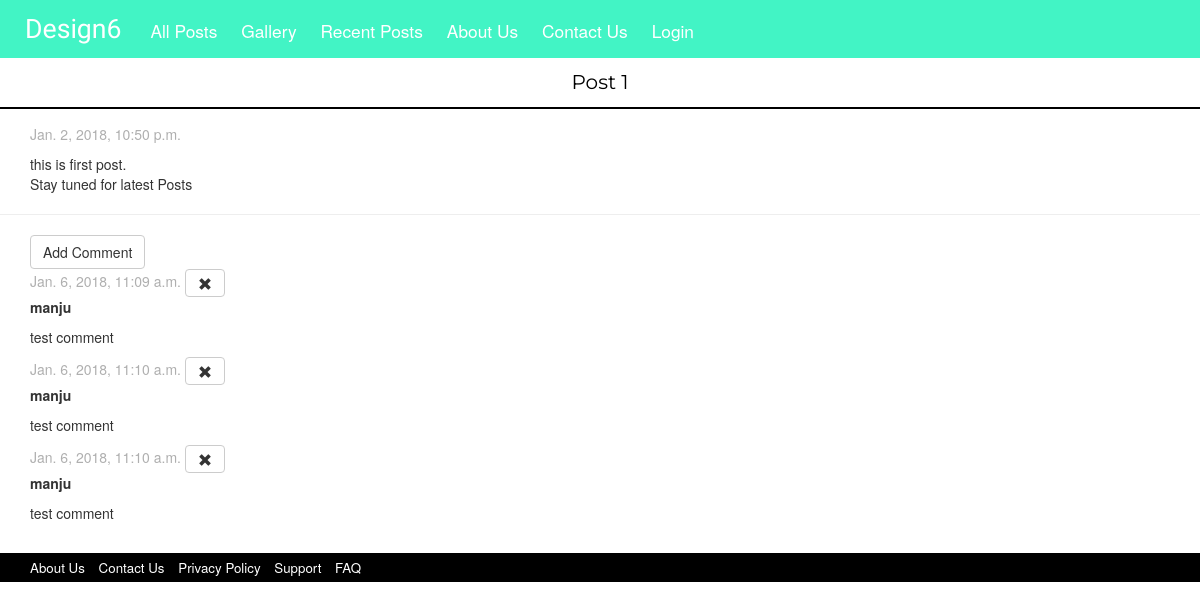
/post/1/, run on an earlier commit of the app's database.
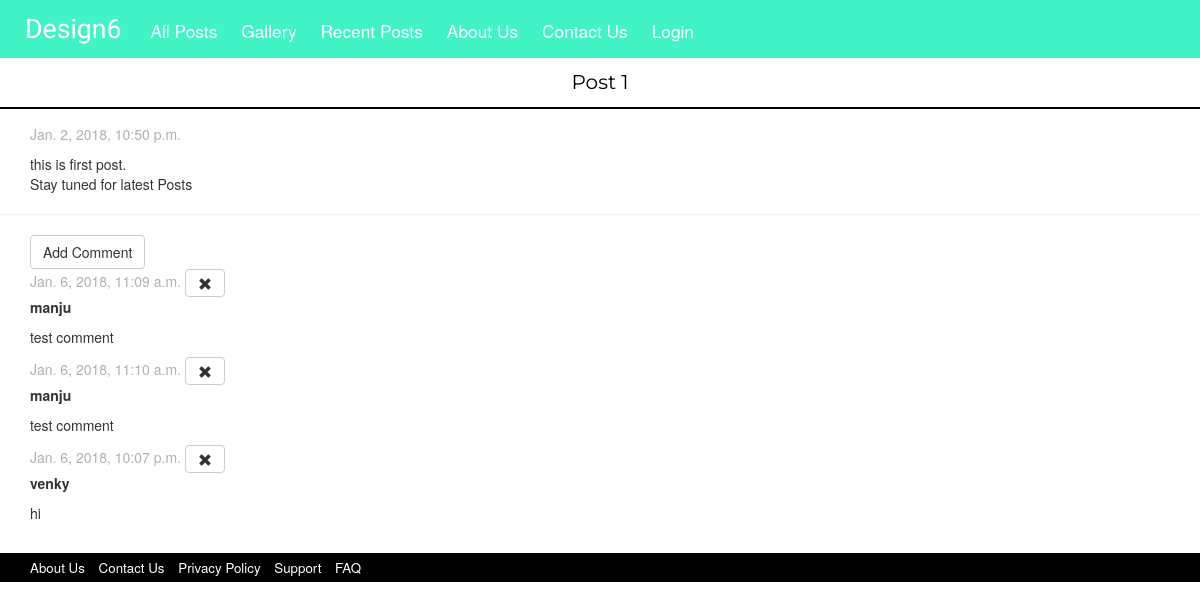
And on a later commit of the database.
### design6/models.py (models this page shows, shortened)
class Post(models.Model):
	author = models.ForeignKey('auth.User')
	title = models.CharField(max_length=200)
	text = models.TextField()
	created_date = models.DateTimeField(default=timezone.now)
	published_date = models.DateTimeField(default=timezone.now)

class Comment(models.Model):
	post = models.ForeignKey('design6.Post', related_name='comments')
	author = models.CharField(max_length=200)
	text = models.TextField()
	created_date = models.DateTimeField(default=timezone.now)

### design6/views.py (the view)
# urls.py: url(r'^post/(?P<pk>\d+)/$', views.post_detail, name= 'post_detail'),
def post_detail(request, pk):
	post = get_object_or_404(Post, pk=pk)
	return render(request, 'design6/post_detail.html', {'post': post})

### design6/templates/design6/post_detail.html
{% extends 'design6/base.html' %}
{% block content %}
	<div class="container-fluid latest">
		<p>{{ post.title }}</p>
	</div>
	<div class="date marginClass">
		<p>{{ post.published_date }} </p>
	</div>
	<div class="marginClass">
		<p>{{ post.text|linebreaks }}</p>
	</div>
	<hr> <a class="btn btn-default marginClass" href="{% url 'add_comment_to_post' pk=post.pk %}">Add Comment</a>
	{% for comment in post.comments.all %}
		<div class="comment marginClass">
			<div class="date">
				{{ comment.created_date }}
				<a class="btn btn-default" href="{% url 'comment_remove' pk=comment.pk %}"><span class="glyphicon glyphicon-remove"></span></a>
			</div>
			<strong>{{ comment.author }}</strong>
			<p>{{ comment.text|linebreaks }}</p>
		</div>
		{% empty %}
			<p>No comments here yet :(</p>
	{% endfor %}
{% endblock %}

### design6/templates/design6/base.html (shortened to what this page needs)
{% load staticfiles %}
{% load post_extra %}
<html>
	<head>
		<link rel="stylesheet" href="https://maxcdn.bootstrapcdn.com/bootstrap/3.3.7/css/bootstrap.min.css">
		<link rel="stylesheet" type="text/css" href="{% static 'css/navBar.css' %}">
		<link rel="stylesheet" type="text/css" href="{% static 'css/base.css' %}">
	</head>
	<body>
		<div class="container-fluid menuBar">
			<longMenu>
				<ul>
					<li><a href="{% url 'home_page' %}" id="titleText">Design6</a></li>
					<li><a href="{% url 'post_all' %}">All Posts</a></li>
					<li><a href="{% url 'gallery_all' %}">Gallery</a></li>
					<li><a href="{% url 'post_recent' %}">Recent Posts</a></li>
					<li><a href="{% url 'about_us' %}">About Us</a></li>
					<li><a href="{% url 'contact_us' %}">Contact Us</a></li>
					{% if request.user.is_authenticated %}
						<li><span class="glyphicon glyphicon-user" style="margin-right: 0;"></span><a href="{% url 'dashboard' %}"> {{ request.user.username }}</a></li>
						<li><a href="{% url 'logout' %}">Logout</a></li>
					{% else %}
						<li><a href="{% url 'login' %}">Login</a></li>
					{% endif %}
				</ul>
			</longMenu>
		</div>
		{% block content %}
		{% endblock %}
		<div class="container-fluid footer">
			<ul class="footer_list">
				<li><a href="{% url 'about_us' %}">About Us</a></li>
				<li><a href="{% url 'contact_us' %}">Contact Us</a></li>
				<li><a href="#">Privacy Policy</a></li>
				<li><a href="#">Support</a></li>
				<li><a href="#">FAQ</a></li>
			</ul>
		</div>
	</body>
</html>

### design6/static/css/navBar.css (style rules this page uses)
.menuBar { background-color: #42f4c5; width :100%; top:0; left:0; }
ul { list-style: none; }
longMenu ul { padding-left: 0; margin: 0; }
longMenu ul li { display: inline-block; font-size: 13pt; color: #ffffff; text-align: center; padding: 10px; }
longMenu #titleText { padding-right: 5px; }
#titleText { font-family: "Berkshire Swash", cursive; font-size: 20pt; text-decoration: none; }
ul li a:link, ul li a:visited { text-decoration: none; color: #ffffff; }

### design6/static/css/base.css (style rules this page uses)
.latest { padding-top: 10px; border-bottom: 2px solid; font-family: 'Montserrat', sans-serif; font-size: 15pt; color: #000000; text-align: center; width: 100%; margin-bottom: 15px; }
.date { margin-top: 0; color: #afafaf; }
.footer ul { margin:0; padding-left:10px; }
.footer { bottom: 0; left: 0; right: 0; top: 20px; width: 100%; position: relative; background-color: #000000; color: #ffffff; font-size: 10pt; }
.footer_list li { display: inline-block; text-align: center; padding: 5px; }
.marginClass { margin-left: 30px; margin-bottom: 0; }

What changed in the data, as far as the page shows it:
removed Comment: created_date "Jan. 6, 2018, 11:10 a.m.", author "manju", text "test comment"
added Comment: created_date "Jan. 6, 2018, 10:07 p.m.", author "venky", text "hi"
